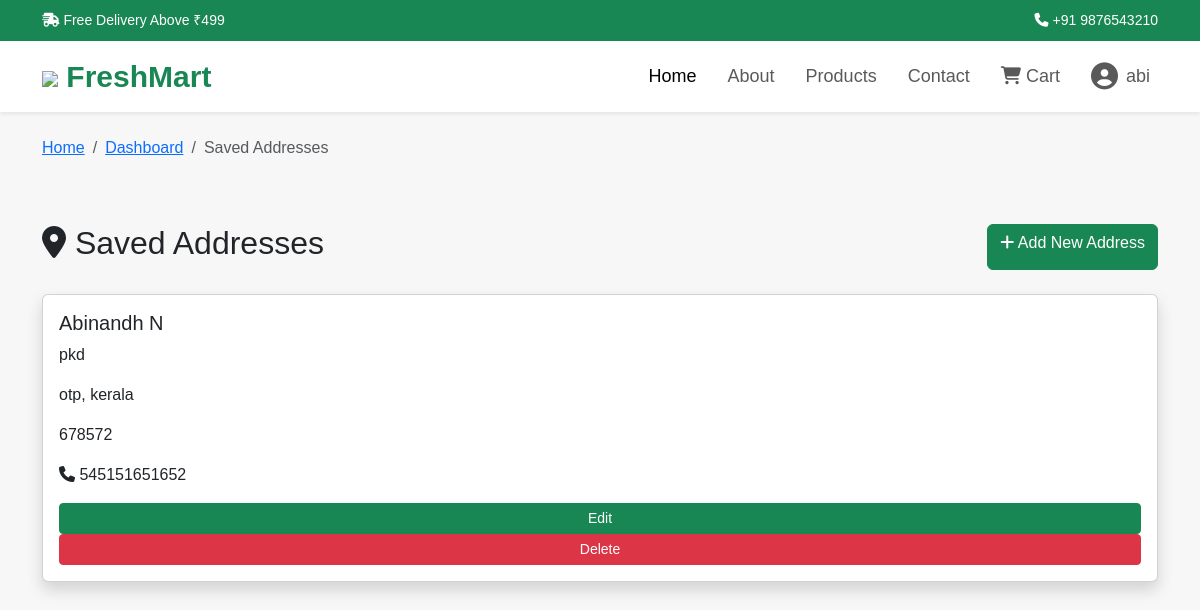
The page /addresses/ (signed in) on the database its author committed.
### accounts/models.py (models this page shows, shortened)
class Address(models.Model):
    user = models.ForeignKey(
        User,
        on_delete=models.CASCADE,
        related_name="addresses"
    )
    full_name = models.CharField(max_length=100)
    phone = models.CharField(max_length=15)
    house = models.CharField(max_length=200)
    city = models.CharField(max_length=100)
    state = models.CharField(max_length=100)
    pincode = models.CharField(max_length=10)
    created_at = models.DateTimeField(auto_now_add=True)

### accounts/views.py (the view)
@login_required
def addresses(request):
    addresses = Address.objects.filter(user=request.user)
    return render(
        request,
        "addresses.html",
        {
            "addresses": addresses
        }
    )

### accounts/templates/addresses.html
{% extends 'base.html' %}
{% block content %}
<div class="container mt-4">
    <nav aria-label="breadcrumb">
        <ol class="breadcrumb">
            <li class="breadcrumb-item">
                <a href="{% url 'home' %}">
                    Home
                </a>
            </li>
            <li class="breadcrumb-item">
                <a href="{% url 'dashboard' %}">
                   Dashboard
                </a>
            </li>
            <li class="breadcrumb-item active" aria-current="page">
                 Saved Addresses
            </li>
        </ol>
    </nav>
</div>
<div class="container py-5">
<div class="d-flex justify-content-between mb-4">
<h2><i class="fa-solid fa-location-dot"></i> Saved Addresses</h2>
<a href="{% url 'add_address' %}"
   class="btn btn-success">
<i class="fa-solid fa-plus"></i> Add New Address
</a>
</div>
{% if addresses %}
{% for address in addresses %}
<div class="card shadow mb-3">
<div class="card-body">
<h5>{{ address.full_name }}</h5>
<p>{{ address.house }}</p>
<p>{{ address.city }}, {{ address.state }}</p>
<p>{{ address.pincode }}</p>
<p><i class="fa-solid fa-phone"></i> {{ address.phone }}</p>
<a href="{% url 'edit_address' address.id %}"
   class="btn btn-success btn-sm">
Edit
</a>
<a href="{% url 'delete_address' address.id %}"
   class="btn btn-danger btn-sm">
Delete
</a>
</div>
</div>
{% endfor %}
{% else %}
<div class="alert alert-info">
No addresses added yet.
</div>
{% endif %}
</div>
{% endblock %}

### accounts/templates/base.html (shortened to what this page needs)
{% load static %}
<!DOCTYPE html>
<html lang="en">
<head>
{% load static %}
<link href="https://cdn.jsdelivr.net/npm/bootstrap@5.3.7/dist/css/bootstrap.min.css" rel="stylesheet">
<link rel="stylesheet" href="{% static 'css/style.css' %}">
<link rel="stylesheet"
href="https://cdnjs.cloudflare.com/ajax/libs/font-awesome/6.7.2/css/all.min.css">
</head>
<body>
<div class="top-bar">
<div class="container d-flex justify-content-between">
<div>
<i class="fa-solid fa-truck-fast"></i>
Free Delivery Above ₹499
</div>
<div>
<i class="fa-solid fa-phone"></i>
+91 9876543210
</div>
</div>
</div>
<nav class="navbar navbar-expand-lg navbar-light bg-white shadow-sm sticky-top">
<div class="container">
<a class="navbar-brand fw-bold text-success" href="#">
<img src="{% static 'images/logo.png' %}" width="40">
FreshMart
</a>
<div class="collapse navbar-collapse" id="menu">
<ul class="navbar-nav ms-auto">
    <li class="nav-item">
        <a class="nav-link active"
           href="{% url 'home' %}">
            Home
        </a>
    </li>
    <li class="nav-item">
        <a class="nav-link"
           href="{% url 'home' %}#about">
            About
        </a>
    </li>
    <li class="nav-item">
        <a class="nav-link"
           href="{% url 'home' %}#products">
            Products
        </a>
    </li>
    <li class="nav-item">
        <a class="nav-link"
           href="{% url 'home' %}#contact">
            Contact
        </a>
    </li>
    <li class="nav-item">
        <a class="nav-link"
           href="{% url 'cart' %}">
            <i class="fa-solid fa-cart-shopping"></i>
            Cart
        </a>
    </li>
{% if user.is_authenticated %}
<li class="nav-item">
    <a class="nav-link d-flex align-items-center" href="{% url 'profile' %}">
        <i class="fa-solid fa-circle-user fa-xl me-2"></i>
        {{ user.username }}
    </a>
</li>
{% else %}
<li class="nav-item">
    <a class="nav-link" href="{% url 'login' %}">
        Login
    </a>
</li>
{% endif %}
</ul>
</div>
</div>
</nav>
{% block content %}
{% endblock %}
</body>
</html>

### accounts/static/css/style.css (style rules this page uses)
* { margin:0; padding:0; box-sizing:border-box; font-family:Arial, Helvetica, sans-serif; }
body { background:#f7f7f7; }
.top-bar { background:#198754; color:white; padding:10px; font-size:14px; }
.navbar-brand { font-size:30px; }
.nav-link { font-size:18px; margin-left:15px; }
.card-body { display: flex; flex-direction: column; }
.card-body .btn { margin-top: auto; }

### rows shown on the page
Address: full_name "Abinandh N", house "pkd", city "otp", state "kerala", pincode "678572", phone "545151651652"

### other values the page prints
{{ user.username }} "abi"
